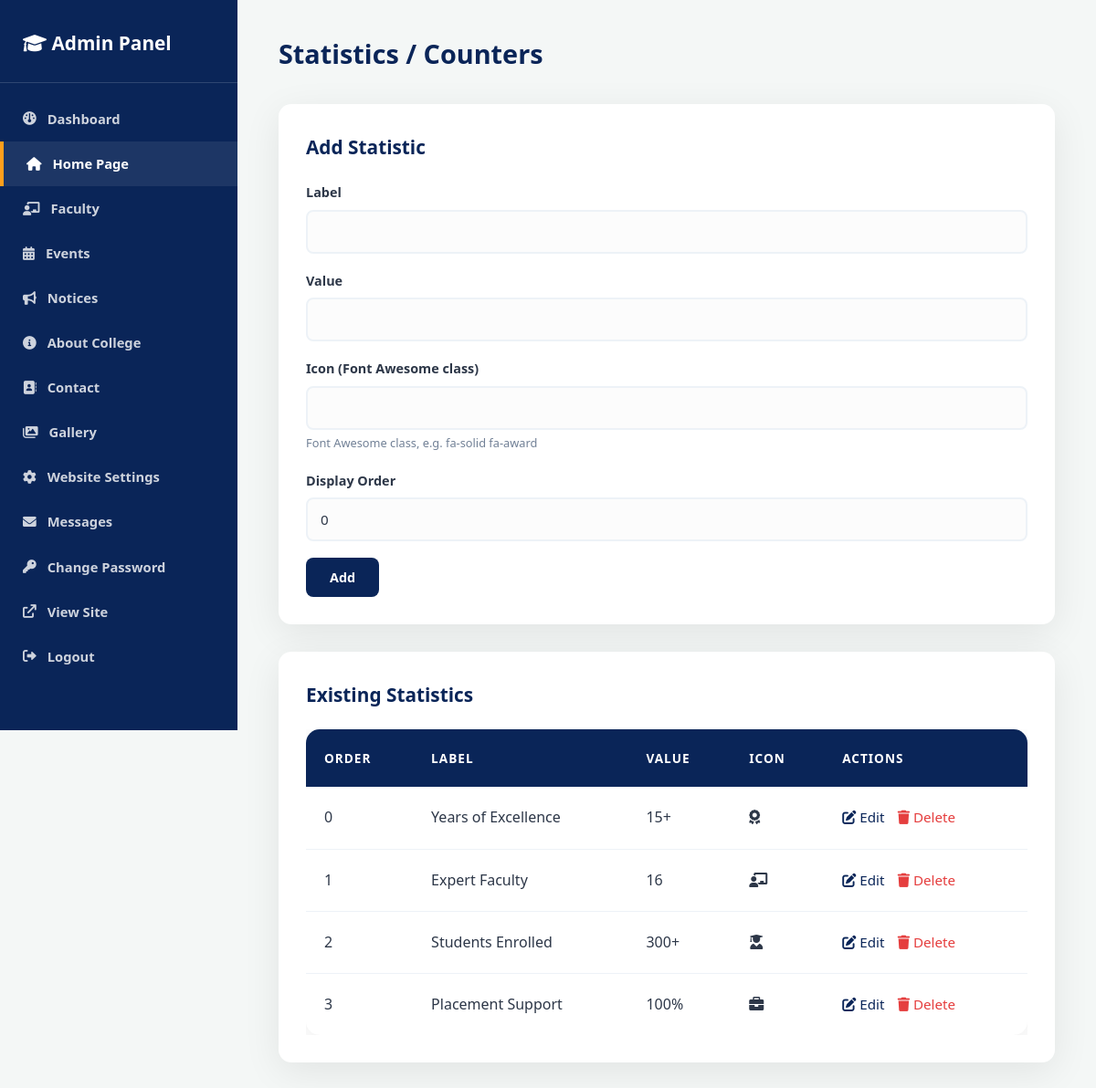
The page /admin/home/stats (signed in) on the database its author committed.
### app/models.py (models this page shows)
class HomeStat(db.Model):
    __tablename__ = "home_stats"
    id = db.Column(db.Integer, primary_key=True)
    label = db.Column(db.String(100), nullable=False)
    value = db.Column(db.String(40), nullable=False)
    icon = db.Column(db.String(60), default="fa-solid fa-star")
    display_order = db.Column(db.Integer, default=0)

### app/routes/admin.py (the view, shortened to what this page needs)
@admin_bp.route("/admin/home/stats", methods=["GET", "POST"])
@login_required
def admin_home_stats():
    form = HomeStatForm()
    stats = models.HomeStat.query.order_by(models.HomeStat.display_order).all()
    return render_template("admin/home_stats.html", form=form, stats=stats, delete_form=DeleteForm())

### app/forms.py
class HomeStatForm(FlaskForm):
    label = StringField("Label", validators=[DataRequired(), Length(max=100)])
    value = StringField("Value", validators=[DataRequired(), Length(max=40)])
    icon = StringField("Icon (Font Awesome class)", validators=[Optional(), Length(max=60)])
    display_order = IntegerField("Display Order", default=0, validators=[Optional()])

class DeleteForm(FlaskForm):
    pass

### app/__init__.py (called while the page is built)
def _register_context_processors(app: Flask) -> None:
    @app.context_processor
    def inject_site_settings():
        from .models import SiteSetting
        try:
            settings = SiteSetting.get()
        except Exception:
            settings = None
        return {"site_settings": settings}

def _register_security_headers(app: Flask) -> None:
    @app.after_request
    def set_secure_headers(response):
        response.headers.setdefault("X-Content-Type-Options", "nosniff")
        response.headers.setdefault("X-Frame-Options", "SAMEORIGIN")
        response.headers.setdefault("Referrer-Policy", "strict-origin-when-cross-origin")
        return response

### app/models.py (called while the page is built)
def _singleton_get(model):
    row = model.query.get(1)
    if row is None:
        row = model(id=1)
        db.session.add(row)
        db.session.commit()
    return row

    @staticmethod
    def get():
        return _singleton_get(SiteSetting)

### app/utils.py (called while the page is built)
def login_required(view):
    @wraps(view)
    def wrapped(*args, **kwargs):
        if not session.get("logged_in"):
            flash("Please log in to continue.", "danger")
            return redirect(url_for("admin.login"))
        return view(*args, **kwargs)
    return wrapped

### templates/admin/home_stats.html (shortened to what this page needs)
{% extends "admin/_base.html" %}
{% from "admin/_macros.html" import field, delete_button %}
{% block heading %}Statistics / Counters{% endblock %}
{% block content %}
<div class="admin-card">
    <h2>Add Statistic</h2>
    <form method="POST">
        {{ field(form.label) }}
        {{ field(form.value) }}
        {{ field(form.icon, hint="Font Awesome class, e.g. fa-solid fa-award") }}
        {{ field(form.display_order) }}
        <button type="submit" class="btn btn-save">Add</button>
    </form>
</div>
<div class="admin-card">
    <h2>Existing Statistics</h2>
    <div class="admin-table-wrap">
        <table>
            <thead><tr><th>Order</th><th>Label</th><th>Value</th><th>Icon</th><th>Actions</th></tr></thead>
            <tbody>
                {% for stat in stats %}
                <tr>
                    <td>{{ stat.display_order }}</td>
                    <td>{{ stat.label }}</td>
                    <td>{{ stat.value }}</td>
                    <td><i class="{{ stat.icon }}"></i></td>
                    <td class="action-links">
                        <a href="{{ url_for('admin.edit_home_stat', stat_id=stat.id) }}"><i class="fas fa-edit"></i> Edit</a>
                        {{ delete_button(url_for('admin.delete_home_stat', stat_id=stat.id), delete_form, confirm_msg="Delete this statistic?") }}
                    </td>
                </tr>
                {% else %}
                <tr><td colspan="5" style="text-align:center;">No statistics yet.</td></tr>
                {% endfor %}
            </tbody>
        </table>
    </div>
</div>
{% endblock %}

### templates/admin/_macros.html (shortened to what this page needs)
{% macro field(f, hint=None) %}
<div class="form-group">
    {{ f.label(class="form-label") }}
    {{ f(class="form-control") }}
    {% if hint %}<div class="form-hint">{{ hint }}</div>{% endif %}
</div>
{% endmacro %}
{% macro delete_button(action, delete_form, label="Delete", confirm_msg="Delete this item? This cannot be undone.") %}
<form action="{{ action }}" method="POST" style="display:inline;" onsubmit="return confirm('{{ confirm_msg }}')">
    <button type="submit" class="danger"><i class="fas fa-trash"></i> {{ label }}</button>
</form>
{% endmacro %}

### static/css/style.css (style rules this page uses)
:root { --bg-color: #f4f7f6; --white: #ffffff; --primary: #0a2558; --primary-light: #1e4c9a; --accent: #ff9f1c; --text-main: #2d3748; --text-muted: #718096; --shadow-soft: 0 10px 40px rgba(0,0,0,0.08); --shadow-hover: 0 20px 50px rgba(0,0,0,0.12); }
* { margin: 0; padding: 0; box-sizing: border-box; font-family: 'Segoe UI', 'Roboto', Helvetica, Arial, sans-serif; }
body { background-color: var(--bg-color); color: var(--text-main); line-height: 1.7; overflow-x: hidden; }
a { text-decoration: none; color: inherit; transition: 0.3s ease; }
input, textarea { width: 100%; padding: 18px; border: 2px solid #edf2f7; border-radius: 10px; background: #fcfcfc; font-size: 1rem; transition: 0.3s; outline: none; color: var(--text-main); }
table { width: 100%; border-collapse: separate; border-spacing: 0; background: var(--white); border-radius: 15px; overflow: hidden; box-shadow: var(--shadow-soft); }
th { background: var(--primary); color: var(--white); padding: 20px; text-align: left; font-weight: 600; text-transform: uppercase; font-size: 0.85rem; letter-spacing: 1px; }
td { padding: 20px; border-bottom: 1px solid #edf2f7; color: var(--text-main); }
tr:last-child td { border-bottom: none; }

### static/css/admin.css (style rules this page uses)
.admin-card { background: #fff; padding: 30px; border-radius: 14px; box-shadow: var(--shadow-soft); margin-bottom: 30px; }
.admin-card h2 { color: var(--primary); margin-bottom: 20px; font-size: 1.3rem; }
.form-group { margin-bottom: 18px; }
.form-label { display: block; font-weight: 600; margin-bottom: 6px; color: var(--text-main); font-size: 0.9rem; }
.form-control { width: 100%; padding: 12px 14px; border: 2px solid #edf2f7; border-radius: 8px; background: #fcfcfc; font-size: 0.95rem; }
.form-hint { color: var(--text-muted); font-size: 0.8rem; margin-top: 4px; }
.btn { display: inline-block; padding: 12px 26px; border-radius: 8px; font-weight: 700; border: none; cursor: pointer; font-size: 0.9rem; text-align: center; }
.btn-save { background: var(--primary); color: #fff; }
.admin-table-wrap { overflow-x: auto; }
.action-links a, .action-links button { color: var(--primary); background: none; border: none; cursor: pointer; font-size: 0.95rem; margin-right: 10px; }
.action-links .danger { color: #e53e3e; }

### rows shown on the page
HomeStat: display_order "0", label "Years of Excellence", value "15+", label "Delete"
HomeStat: display_order "1", label "Expert Faculty", value "16", label "Delete"
HomeStat: display_order "2", label "Students Enrolled", value "300+", label "Delete"
HomeStat: display_order "3", label "Placement Support", value "100%", label "Delete"

### other values the page prints
{{ f.label(class="form-label") }} "Label Value Icon (Font Awesome class) Display Order"
{{ hint }} "Font Awesome class, e.g. fa-solid fa-award"
